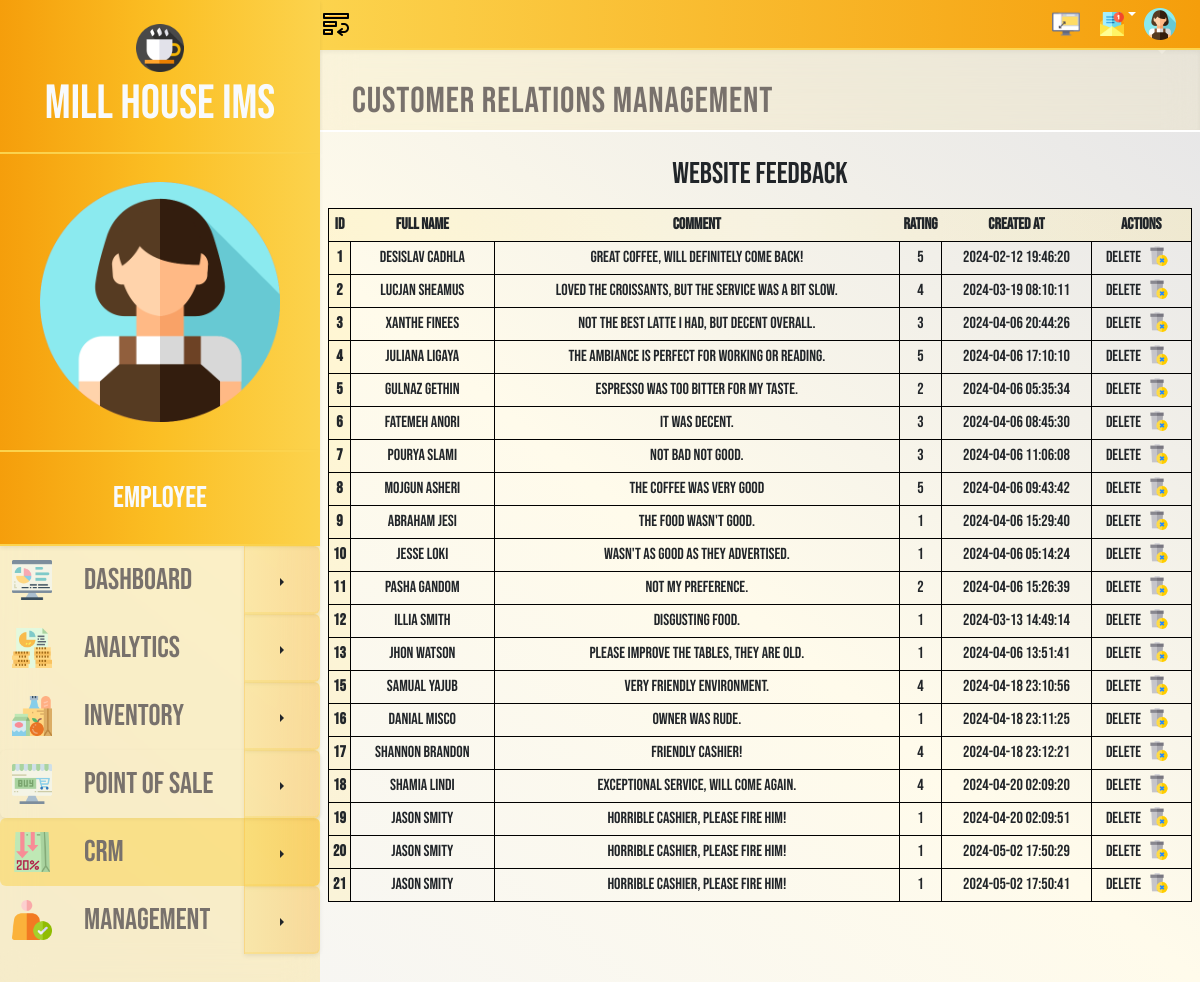
/CRM-websitefdbk.php (signed in), run on the app's committed database.
### tables this page shows
CREATE TABLE `feedback` (
  `feedback_website_id` int(11) NOT NULL,
  `fullname` varchar(100) NOT NULL,
  `comment` text DEFAULT NULL,
  `rating` int(11) DEFAULT NULL,
  `notification_read` tinyint(1) NOT NULL DEFAULT 0,
  `created_at` timestamp NOT NULL DEFAULT current_timestamp()
);

### functions/CRM/website_feedback.php (the view)
<?php
include('functions/index/connection2data.php');
$stmt = $connection->prepare("SELECT feedback_website_id, fullname, comment, rating, created_at FROM feedback");
$stmt->execute();
$feedbackEntries = $stmt->fetchAll(PDO::FETCH_ASSOC);
?>
<!DOCTYPE html>
<html lang="en">
<body>
    <h2 class="text-3xl py-3">Website Feedback</h2>
    <table class="w-full">
        <thead>
            <tr class="bg-gradient-to-r from-amber-200/25 via-amber-100/25 to-amber-200/25 border border-black font-bold ">
                <th class="text-center p-1">ID</th>
                <th class="text-center p-1">Full Name</th>
                <th class="text-center p-1">Comment</th>
                <th class="text-center p-1">Rating</th>
                <th class="text-center p-1">Created At</th>
                <th class="text-center p-1">Actions</th>
            </tr>
        </thead>
        <tbody>
            <?php foreach ($feedbackEntries as $feedback): ?>
            <tr class="border border-black">
                <td class="text-center w-4 bg-amber-200/25 border border-black p-1 font-bold"><?php echo htmlspecialchars($feedback['feedback_website_id']); ?></td>
                <td class="text-center border border-black p-1"><?php echo htmlspecialchars($feedback['fullname']); ?></td>
                <td class="text-center border border-black p-1"><?php echo htmlspecialchars($feedback['comment']); ?></td>
                <td class="text-center border border-black w-4 p-1"><?php echo htmlspecialchars($feedback['rating']); ?></td>
                <td class="text-center border border-black p-1 w-[150px]"><?php echo htmlspecialchars($feedback['created_at']); ?></td>
                <td class="text-center border border-black p-1 w-[100px]">
                    <a class="flex justify-center transition ease-in duration-200 transform hover:-translate-y-1 active:translate-y-0" href="./functions/CRM/delete_feedback.php?feedback_website_id=<?php echo $feedback['feedback_website_id']; ?>" onclick="return confirm('Are you sure you want to delete this feedback?');">Delete<img class="h-5 w-5 mx-2"  src="./UI/delete.png"></a>
                </td>
            </tr>
            <?php endforeach; ?>
        </tbody>
    </table>
</body>
</html>

### data on the page
feedback: feedback_website_id "1", fullname "Desislav Cadhla", comment "Great coffee, will definitely come back!", rating "5", created_at "2024-02-12 19:46:20"
feedback: feedback_website_id "2", fullname "Lucjan Sheamus", comment "Loved the croissants, but the service was a bit slow.", rating "4", created_at "2024-03-19 08:10:11"
feedback: feedback_website_id "3", fullname "Xanthe Finees", comment "Not the best latte I had, but decent overall.", rating "3", created_at "2024-04-06 20:44:26"
feedback: feedback_website_id "4", fullname "Juliana Ligaya", comment "The ambiance is perfect for working or reading.", rating "5", created_at "2024-04-06 17:10:10"
feedback: feedback_website_id "5", fullname "Gulnaz Gethin", comment "Espresso was too bitter for my taste.", rating "2", created_at "2024-04-06 05:35:34"
feedback: feedback_website_id "6", fullname "fatemeh anori", comment "It was decent.", rating "3", created_at "2024-04-06 08:45:30"
feedback: feedback_website_id "7", fullname "Pourya Slami", comment "Not bad not good.", rating "3", created_at "2024-04-06 11:06:08"
feedback: feedback_website_id "8", fullname "Mojgun Asheri", comment "the coffee was very good", rating "5", created_at "2024-04-06 09:43:42"
feedback: feedback_website_id "9", fullname "Abraham jesi", comment "the food wasn't good.", rating "1", created_at "2024-04-06 15:29:40"
feedback: feedback_website_id "10", fullname "Jesse loki", comment "Wasn't as good as they advertised.", rating "1", created_at "2024-04-06 05:14:24"
feedback: feedback_website_id "11", fullname "Pasha Gandom", comment "Not my preference.", rating "2", created_at "2024-04-06 15:26:39"
feedback: feedback_website_id "12", fullname "Illia Smith", comment "Disgusting food.", rating "1", created_at "2024-03-13 14:49:14"
feedback: feedback_website_id "13", fullname "Jhon Watson", comment "Please improve the tables, they are old.", rating "1", created_at "2024-04-06 13:51:41"
feedback: feedback_website_id "15", fullname "Samual yajub", comment "Very friendly environment.", rating "4", created_at "2024-04-18 23:10:56"
feedback: feedback_website_id "16", fullname "Danial misco", comment "Owner was rude.", rating "1", created_at "2024-04-18 23:11:25"
feedback: feedback_website_id "17", fullname "Shannon bRandon", comment "Friendly cashier!", rating "4", created_at "2024-04-18 23:12:21"
feedback: feedback_website_id "18", fullname "Shamia Lindi", comment "Exceptional service, will come again.", rating "4", created_at "2024-04-20 02:09:20"
feedback: feedback_website_id "19", fullname "Jason Smity", comment "Horrible cashier, please fire him!", rating "1", created_at "2024-04-20 02:09:51"
feedback: feedback_website_id "20", fullname "Jason Smity", comment "Horrible cashier, please fire him!", rating "1", created_at "2024-05-02 17:50:29"
feedback: feedback_website_id "21", fullname "Jason Smity", comment "Horrible cashier, please fire him!", rating "1", created_at "2024-05-02 17:50:41"
